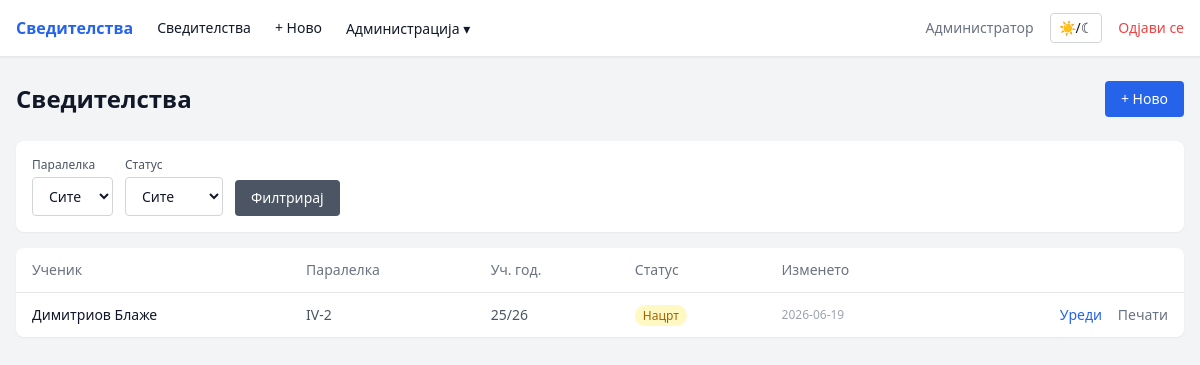
Screenshot of /certificates (signed in) with the database file from the repository.
### tables this page shows
CREATE TABLE users (
            id INTEGER PRIMARY KEY AUTOINCREMENT,
            username TEXT UNIQUE NOT NULL,
            password_hash TEXT NOT NULL,
            role TEXT NOT NULL DEFAULT 'teacher',
            full_name TEXT
        );

CREATE TABLE certificates (
            id INTEGER PRIMARY KEY AUTOINCREMENT,
            student_id INTEGER,
            student_name TEXT,
            class_id INTEGER,
            school_year TEXT,
            attempt_number TEXT,
            class_year TEXT,
            main_book_number TEXT,
            subjects_grades TEXT DEFAULT '[]',
            behavior TEXT,
            absences_justified TEXT,
            absences_unjustified TEXT,
            completed_year TEXT,
            education_type TEXT,
            area TEXT,
            profile TEXT,
            overall_grade TEXT,
            place TEXT,
            cert_date TEXT,
            del_br TEXT,
            verification_act TEXT,
            verification_date TEXT,
            verification_issued_by TEXT,
            status TEXT NOT NULL DEFAULT 'draft',
            created_by INTEGER,
            created_at TIMESTAMP DEFAULT CURRENT_TIMESTAMP,
            updated_at TIMESTAMP DEFAULT CURRENT_TIMESTAMP, parent_name TEXT, birth_date TEXT, birth_place TEXT, birth_municipality TEXT, birth_country TEXT, citizenship TEXT, completed_year_top TEXT, main_book_year TEXT,
            FOREIGN KEY (student_id) REFERENCES students(id),
            FOREIGN KEY (class_id) REFERENCES classes(id),
            FOREIGN KEY (created_by) REFERENCES users(id)
        );

CREATE TABLE classes (
            id INTEGER PRIMARY KEY AUTOINCREMENT,
            name TEXT UNIQUE NOT NULL
        );

### app.py (the view)
@app.route('/certificates')
@login_required
def certificates_list():
    class_filter = request.args.get('class_id', '')
    status_filter = request.args.get('status', 'all')
    certs = db.get_certificates(
        current_user.id, current_user.role,
        class_filter or None, status_filter
    )
    classes = db.get_user_classes(current_user.id, current_user.role)
    return render_template('certificates_list.html',
        certificates=certs, classes=classes,
        class_filter=class_filter, status_filter=status_filter)

### app.py (called while the page is built)
@login_manager.user_loader
def load_user(user_id):
    return db.get_user_by_id(user_id)

### database.py (called while the page is built)
def get_db():
    conn = sqlite3.connect(DB_PATH)
    conn.row_factory = sqlite3.Row
    conn.execute('PRAGMA foreign_keys = ON')
    return conn

def get_user_by_id(user_id):
    conn = get_db()
    row = conn.execute('SELECT * FROM users WHERE id = ?', (user_id,)).fetchone()
    conn.close()
    return User(row['id'], row['username'], row['role'], row['full_name']) if row else None

def get_user_classes(user_id, role):
    conn = get_db()
    if role == 'admin':
        rows = conn.execute('SELECT * FROM classes ORDER BY name').fetchall()
    else:
        rows = conn.execute('''
            SELECT c.* FROM classes c
            JOIN user_classes uc ON c.id = uc.class_id
            WHERE uc.user_id = ? ORDER BY c.name
        ''', (user_id,)).fetchall()
    conn.close()
    return [dict(r) for r in rows]

def get_certificates(user_id, role, class_filter=None, status_filter='all'):
    conn = get_db()
    query = '''
        SELECT c.*, cl.name as class_name FROM certificates c
        LEFT JOIN classes cl ON c.class_id = cl.id WHERE 1=1
    '''
    params = []
    if role != 'admin':
        query += ' AND c.class_id IN (SELECT class_id FROM user_classes WHERE user_id = ?)'
        params.append(user_id)
    if class_filter:
        query += ' AND c.class_id = ?'
        params.append(class_filter)
    if status_filter != 'all':
        query += ' AND c.status = ?'
        params.append(status_filter)
    query += ' ORDER BY c.updated_at DESC'
    rows = conn.execute(query, params).fetchall()
    conn.close()
    result = []
    for row in rows:
        r = dict(row)
        r['subjects_grades'] = json.loads(r['subjects_grades'] or '[]')
        result.append(r)
    return result

### templates/certificates_list.html (shortened to what this page needs)
{% extends 'base.html' %}
{% block content %}
<div class="mb-6 flex items-center justify-between">
    <h1 class="text-2xl font-bold">Сведителства</h1>
    <a href="{{ url_for('certificate_new') }}"
        class="px-4 py-2 bg-blue-600 hover:bg-blue-700 text-white rounded text-sm font-medium transition">
        + Ново
    </a>
</div>
<form method="GET" class="bg-white dark:bg-gray-800 rounded-lg shadow-sm p-4 mb-4 flex flex-wrap gap-3 items-end">
    <div>
        <label class="block text-xs font-medium mb-1 text-gray-600 dark:text-gray-400">Паралелка</label>
        <select name="class_id" class="px-3 py-2 rounded border border-gray-300 dark:border-gray-600 bg-white dark:bg-gray-700 text-sm">
            <option value="">Сите</option>
        </select>
    </div>
    <div>
        <label class="block text-xs font-medium mb-1 text-gray-600 dark:text-gray-400">Статус</label>
        <select name="status" class="px-3 py-2 rounded border border-gray-300 dark:border-gray-600 bg-white dark:bg-gray-700 text-sm">
            <option value="all" {% if status_filter == 'all' %}selected{% endif %}>Сите</option>
        </select>
    </div>
    <button type="submit" class="px-4 py-2 bg-gray-600 hover:bg-gray-700 text-white rounded text-sm">Филтрирај</button>
</form>
<div class="bg-white dark:bg-gray-800 rounded-lg shadow-sm">
    {% if certificates %}
    <table class="w-full text-sm">
        <thead class="border-b border-gray-200 dark:border-gray-700">
            <tr class="text-left text-gray-500 dark:text-gray-400">
                <th class="px-4 py-3 font-medium">Ученик</th>
                <th class="px-4 py-3 font-medium">Паралелка</th>
                <th class="px-4 py-3 font-medium">Уч. год.</th>
                <th class="px-4 py-3 font-medium">Статус</th>
                <th class="px-4 py-3 font-medium">Изменето</th>
                <th class="px-4 py-3"></th>
            </tr>
        </thead>
        <tbody class="divide-y divide-gray-100 dark:divide-gray-700">
            {% for cert in certificates %}
            <tr class="hover:bg-gray-50 dark:hover:bg-gray-750">
                <td class="px-4 py-3 font-medium">{{ cert.student_name or '—' }}</td>
                <td class="px-4 py-3 text-gray-600 dark:text-gray-400">{{ cert.class_name or '—' }}</td>
                <td class="px-4 py-3 text-gray-600 dark:text-gray-400">{{ cert.school_year or '—' }}</td>
                <td class="px-4 py-3">
                    <span class="px-2 py-0.5 rounded-full text-xs
                        {% if cert.status == 'ready' %}bg-green-100 text-green-700 dark:bg-green-900 dark:text-green-300
                        {% else %}bg-yellow-100 text-yellow-700 dark:bg-yellow-900 dark:text-yellow-300{% endif %}">
                        {{ 'Готово' if cert.status == 'ready' else 'Нацрт' }}
                    </span>
                </td>
                <td class="px-4 py-3 text-gray-400 text-xs">{{ cert.updated_at[:10] if cert.updated_at else '' }}</td>
                <td class="px-4 py-3 text-right space-x-3">
                    <a href="{{ url_for('certificate_edit', cert_id=cert.id) }}" class="text-blue-600 dark:text-blue-400 hover:underline">Уреди</a>
                    <a href="{{ url_for('certificate_print', cert_id=cert.id) }}" class="text-gray-500 hover:text-gray-700 dark:hover:text-gray-300" target="_blank">Печати</a>
                </td>
            </tr>
            {% endfor %}
        </tbody>
    </table>
    {% else %}
    <div class="px-6 py-10 text-center text-gray-400">Нема пронајдени сведителства.</div>
    {% endif %}
</div>
{% endblock %}

### templates/base.html (shortened to what this page needs)
<!DOCTYPE html>
<html lang="mk" class="">
<head>
    <script src="https://cdn.tailwindcss.com"></script>
</head>
<body class="bg-gray-100 dark:bg-gray-900 text-gray-900 dark:text-gray-100 min-h-screen">
    {% if current_user.is_authenticated %}
    <nav class="bg-white dark:bg-gray-800 shadow-sm border-b border-gray-200 dark:border-gray-700">
        <div class="max-w-7xl mx-auto px-4 flex items-center justify-between h-14">
            <div class="flex items-center gap-6">
                <a href="{{ url_for('dashboard') }}" class="font-semibold text-blue-600 dark:text-blue-400">Сведителства</a>
                <a href="{{ url_for('certificates_list') }}" class="text-sm hover:text-blue-600 dark:hover:text-blue-400">Сведителства</a>
                <a href="{{ url_for('certificate_new') }}" class="text-sm hover:text-blue-600 dark:hover:text-blue-400">+ Ново</a>
                {% if current_user.role == 'admin' %}
                <div class="relative group">
                    <button class="text-sm hover:text-blue-600 dark:hover:text-blue-400">Администрација ▾</button>
                </div>
                {% endif %}
            </div>
            <div class="flex items-center gap-4">
                <span class="text-sm text-gray-500 dark:text-gray-400">{{ current_user.full_name or current_user.username }}</span>
                <button onclick="toggleTheme()" class="text-sm px-2 py-1 rounded border border-gray-300 dark:border-gray-600 hover:bg-gray-100 dark:hover:bg-gray-700" title="Смени тема">☀/☾</button>
                <a href="{{ url_for('logout') }}" class="text-sm text-red-500 hover:text-red-700">Одјави се</a>
            </div>
        </div>
    </nav>
    {% endif %}
    <main class="max-w-7xl mx-auto px-4 py-6">
        {% block content %}{% endblock %}
    </main>
</body>
</html>

### rows the page displays
users: full_name "Администратор"
certificates: student_name "Димитриов Блаже", name "IV-2", school_year "25/26", status "Нацрт", updated_at "2026-06-19"
